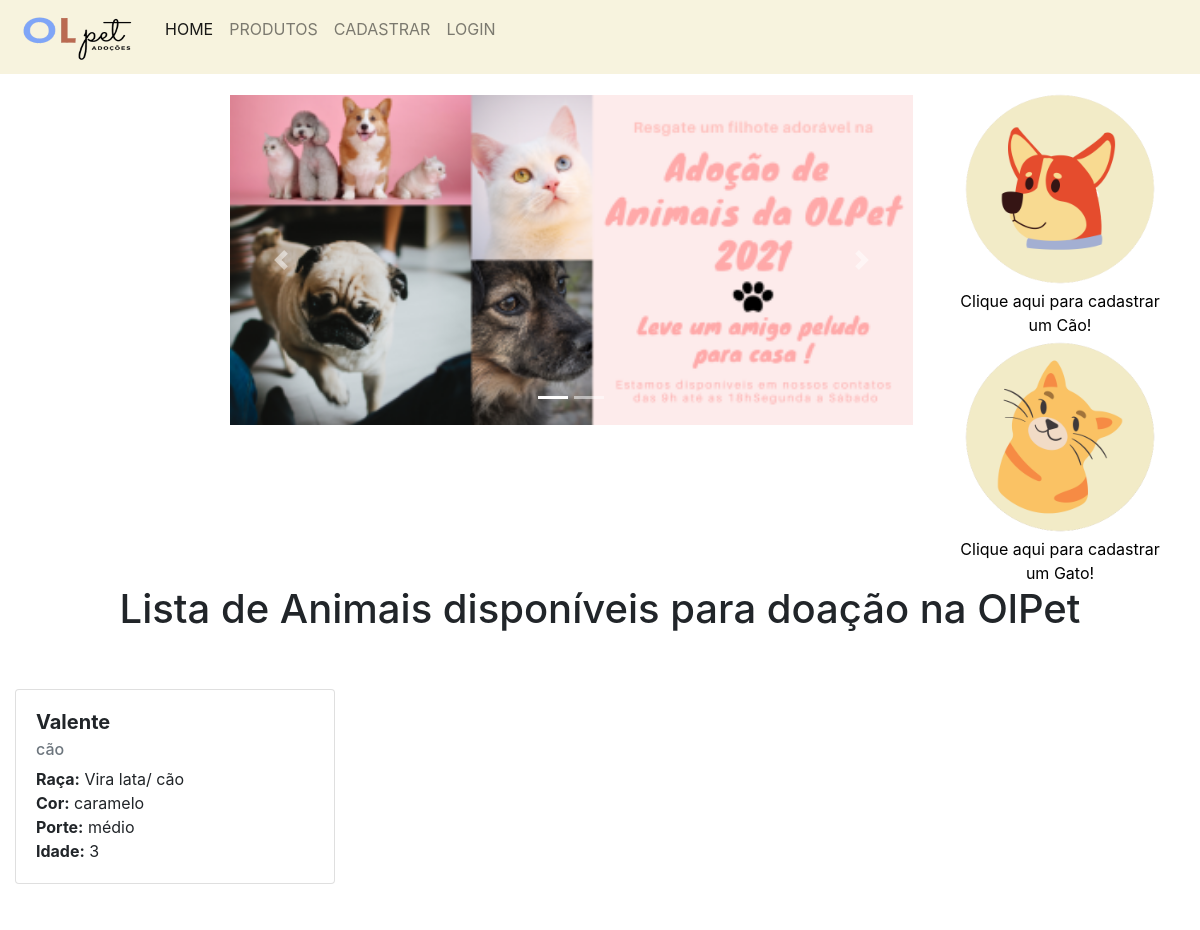
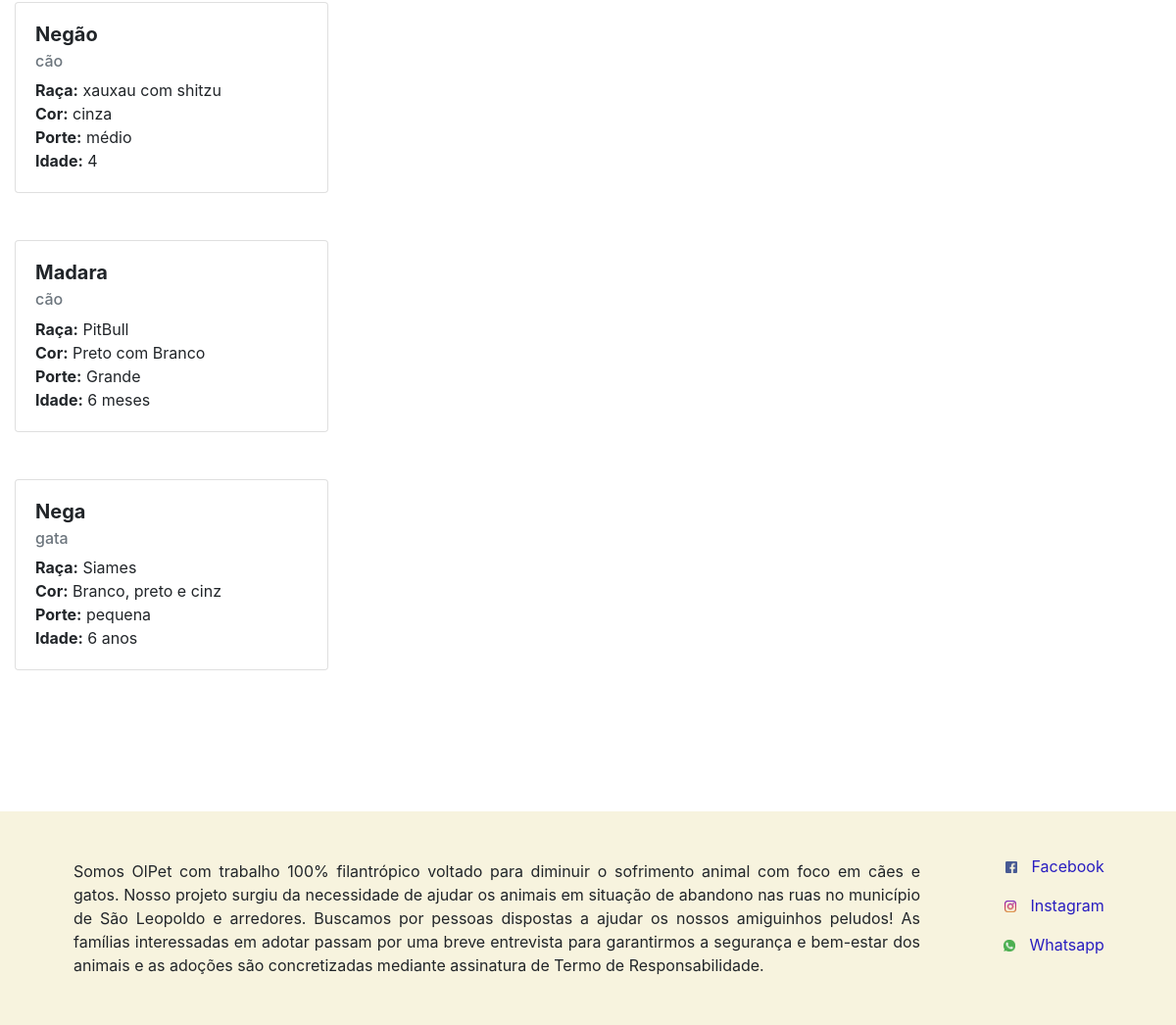
The page / on the database its author committed (2 pictures, top to bottom).
### tables this page shows
CREATE TABLE `pet` (
  `id` int(11) NOT NULL,
  `nome_pet` varchar(30) NOT NULL,
  `raca` varchar(50) NOT NULL,
  `cor` varchar(20) NOT NULL,
  `porte` varchar(20) NOT NULL,
  `idade` varchar(20) NOT NULL,
  `tipo` varchar(20) NOT NULL
);

### index.php (the view, shortened to what this page needs)
<!DOCTYPE html>
<html lang="pt-br">
<head>
    <link rel="stylesheet" href="https://stackpath.bootstrapcdn.com/bootstrap/4.1.3/css/bootstrap.min.css">
    <link href="https://cdn.jsdelivr.net/npm/bootstrap@5.0.0-beta2/dist/css/bootstrap.min.css" rel="stylesheet">
    <link rel="stylesheet" href="https://stackpath.bootstrapcdn.com/bootstrap/4.1.3/css/bootstrap.min.css">
    <link href="CSS/estilo.css" rel="stylesheet">
</head>
<body>
    <nav class="navbar navbar-expand-lg navbar-light " style="background-color: #f2ebc794;">
        <a class="navbar-brand" href="#"><img src="imagens/nome_sem_fundo.png" width="125" height="48" class="d-inline-block align-top" alt=""></a>
        <div class="collapse navbar-collapse" id="navbarNav">
            <ul class="navbar-nav">
                <li class="nav-item active">
                    <a class="nav-link" href="index.php">HOME <span class="sr-only">(Página atual)</span></a>
                </li>
                <li class="nav-item">
                    <a class="nav-link" href="produtos.php">PRODUTOS</a>
                </li>
                <li class="nav-item">
                    <a class="nav-link" href="cadastroUsuario.php">CADASTRAR</a>
                </li>
                <li class="nav-item">
                <?php
                if (isset($_SESSION['cpf'])) {
                    ?>
                    <p><a class="nav-link" href="controleUsuario.php"><?= $_SESSION['nome'] ?></a></p>
                    <?php
                } else {
                    ?>
                    <p><a class="nav-link" href="login.php">LOGIN</a></p>
                    <?php
                }
                ?>
                </li>
            </ul>
        </div>
    </nav>
    <div class="container-fluid">
        <div class="row">
            <div class="col-md-11">
                <div class="row" style="margin: 2%; width: 100%; height: 100%;">
                    <div class="col-md-8 offset-md-2">
                        <div id="carouselExampleIndicators" class="carousel slide" data-ride="carousel">
                            <ol class="carousel-indicators">
                                <li data-target="#carouselExampleIndicators" data-slide-to="0" class="active"></li>
                                <li data-target="#carouselExampleIndicators" data-slide-to="1"></li>
                            </ol>
                            <div class="carousel-inner" class="ajustavel">
                                <div class="carousel-item active">
                                    <img class="d-block w-100" src="imagens/Noticias_1.png" alt="Primeiro Slide">
                                </div>
                            </div>
                            <a class="carousel-control-prev" href="#carouselExampleIndicators" role="button" data-slide="prev">
                                <span class="carousel-control-prev-icon" aria-hidden="true"></span>
                            </a>
                            <a class="carousel-control-next" href="#carouselExampleIndicators" role="button" data-slide="next">
                                <span class="carousel-control-next-icon" aria-hidden="true"></span>
                            </a>
                        </div>
                    </div>
                </div>
            </div>
            <div class="col-md-1">
                <div class="caoougato">
                    <a href="cadastroPet.php" target="_blank"> <img src="imagens/cao_(sem_fundo).png" width="200" height="200" alt="Quero adotar um Cão!" title="Quero adotar um Cão!">Clique aqui para cadastrar um Cão!</a>
                    <a href="cadastroPet.php" target="_blank"> <img src="imagens/gato_(sem_fundo).png" width="200" height="200" alt="Quero adotar um Cão!" title="Quero adotar um Gato!">Clique aqui para cadastrar um Gato!</a>
                </div>
            </div>
        </div>
    </div>
    <h1 style="text-align: center;">Lista de Animais disponíveis para doação na OlPet</h1>
    <br>
    <br>
<div class="container-fluid">
            <?php
            $db = new ConexaoDB();
            $conexao = $db ->abrirConexao();
            $result_pet = "SELECT * FROM pet";
            $resultado_pet = mysqli_query($conexao, $result_pet);
            while($row_pet = mysqli_fetch_assoc($resultado_pet)) {
                echo '<div class="card" style="width: 20rem;">
                                <div class="card-body">
                                    <h5 class="card-title"><b>' . $row_pet['nome_pet'] . '</b></h5>
                                    <h6 class="card-subtitle mb-2 text-muted">' .$row_pet['tipo'] . '</h6>
                                    <p class="card-text">
                                        <b>Raça:</b> ' . $row_pet['raca'] . "<br>" . '
                                        <b>Cor:</b> ' . $row_pet['cor'] . "<br>" . '
                                        <b>Porte:</b> ' . $row_pet['porte'] . "<br>" . '
                                        <b>Idade:</b> ' . $row_pet['idade'] . "<br>".'
                                    </p>
                            </div>
                        </div>
                    <br>
                    <br>';
            }
            ?>
        </div>
    <br><br><br><br>
    <div class="rodape">
        <br>
        <div class="rodape-conteudo">Somos OlPet com trabalho 100% filantrópico voltado para diminuir o sofrimento animal com foco em cães e gatos. Nosso projeto surgiu da necessidade de ajudar os animais em situação de abandono nas ruas no município de São Leopoldo e arredores. Buscamos por pessoas dispostas a ajudar os nossos amiguinhos peludos! As famílias interessadas em adotar passam por uma breve entrevista para garantirmos a segurança e bem-estar dos animais e as adoções são concretizadas mediante assinatura de Termo de Responsabilidade. </div>
        <div class="rodape-redes-sociais">
            <p>
                <img src="imagens/icon-facebook.png" alt="Facebook" class="icone-rede-social">
                <span>
                    <a href="https://www.facebook.com/" target="_blank">Facebook</a>
                </span>
            </p>
            <p>
                <img src="imagens/icon-instagram.png" alt="Instagram" class="icone-rede-social">
                <span>
                    <a href="https://www.instagram.com/" target="_blank">Instagram</a>
                </span>
            </p>
            <p>
                <img src="imagens/icon-whatsapp.png" alt="Whatsapp" class="icone-rede-social">
                <span>
                    <a href="https://we.whatsapp.com/" target="_blank">Whatsapp</a>
                </span>
            </p>
        </div>
        <br><br>
    </div>
</body>
</html>

### CSS/estilo.css (style rules this page uses)
.caoougato { display: flex; flex-direction: column; align-items: flex-end; padding-right: 25px; padding-top: 15px; text-align: center; }
a { color: black; }
.rodape { background-color: #f2ebc794; padding-left: 45px; }
.rodape a { color: #291ec0; text-decoration: none; }
.rodape-conteudo { width: 80%; display: inline-block; text-align: justify; vertical-align: top; padding: 25px 30px; }
.rodape-redes-sociais { width: 15%; display: inline-block; vertical-align: top; text-align: right; padding: 20px; }
.icone-rede-social { width: 32px; display: inline-block; vertical-align: middle; padding: 0 10px; }

### rows shown on the page
pet: nome_pet "Valente", tipo "cão", raca "Vira lata/ cão", cor "caramelo", porte "médio", idade "3"
pet: nome_pet "Negão", tipo "cão", raca "xauxau com shitzu", cor "cinza", porte "médio", idade "4"
pet: nome_pet "Madara", tipo "cão", raca "PitBull", cor "Preto com Branco", porte "Grande", idade "6 meses"
pet: nome_pet "Nega", tipo "gata", raca "Siames", cor "Branco, preto e cinz", porte "pequena", idade "6 anos"
